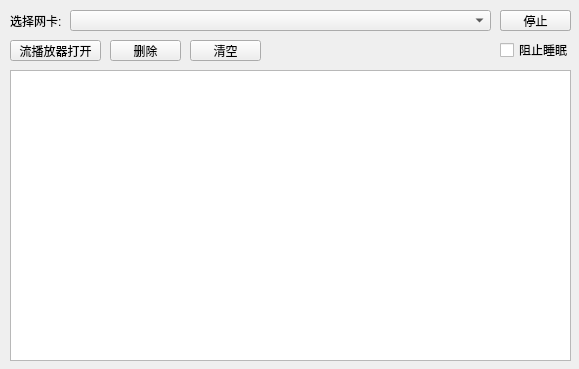
<?xml version="1.0" encoding="UTF-8"?>
<ui version="4.0">
 <class>Form</class>
 <widget class="QWidget" name="Form">
  <property name="geometry">
   <rect>
    <x>0</x>
    <y>0</y>
    <width>579</width>
    <height>369</height>
   </rect>
  </property>
  <property name="sizePolicy">
   <sizepolicy hsizetype="Preferred" vsizetype="Preferred">
    <horstretch>0</horstretch>
    <verstretch>0</verstretch>
   </sizepolicy>
  </property>
  <property name="windowTitle">
   <string>Form</string>
  </property>
  <widget class="QComboBox" name="comboBox">
   <property name="geometry">
    <rect>
     <x>70</x>
     <y>10</y>
     <width>421</width>
     <height>21</height>
    </rect>
   </property>
   <property name="sizeAdjustPolicy">
    <enum>QComboBox::AdjustToContentsOnFirstShow</enum>
   </property>
  </widget>
  <widget class="QPushButton" name="startButton">
   <property name="geometry">
    <rect>
     <x>500</x>
     <y>10</y>
     <width>71</width>
     <height>21</height>
    </rect>
   </property>
   <property name="text">
    <string>开始</string>
   </property>
  </widget>
  <widget class="QPushButton" name="stopButton">
   <property name="geometry">
    <rect>
     <x>500</x>
     <y>10</y>
     <width>71</width>
     <height>21</height>
    </rect>
   </property>
   <property name="text">
    <string>停止</string>
   </property>
  </widget>
  <widget class="QPushButton" name="clearButton">
   <property name="geometry">
    <rect>
     <x>190</x>
     <y>40</y>
     <width>71</width>
     <height>21</height>
    </rect>
   </property>
   <property name="text">
    <string>清空</string>
   </property>
  </widget>
  <widget class="QLabel" name="label">
   <property name="geometry">
    <rect>
     <x>10</x>
     <y>10</y>
     <width>71</width>
     <height>21</height>
    </rect>
   </property>
   <property name="text">
    <string>选择网卡:</string>
   </property>
  </widget>
  <widget class="QPushButton" name="pushButton">
   <property name="geometry">
    <rect>
     <x>10</x>
     <y>40</y>
     <width>91</width>
     <height>21</height>
    </rect>
   </property>
   <property name="text">
    <string>流播放器打开</string>
   </property>
  </widget>
  <widget class="QListWidget" name="listWidget">
   <property name="geometry">
    <rect>
     <x>10</x>
     <y>70</y>
     <width>561</width>
     <height>291</height>
    </rect>
   </property>
  </widget>
  <widget class="QPushButton" name="delButton">
   <property name="geometry">
    <rect>
     <x>110</x>
     <y>40</y>
     <width>71</width>
     <height>21</height>
    </rect>
   </property>
   <property name="text">
    <string>删除</string>
   </property>
  </widget>
  <widget class="QCheckBox" name="checkBox">
   <property name="geometry">
    <rect>
     <x>500</x>
     <y>40</y>
     <width>71</width>
     <height>20</height>
    </rect>
   </property>
   <property name="text">
    <string>阻止睡眠</string>
   </property>
  </widget>
 </widget>
 <resources/>
 <connections/>
</ui>
